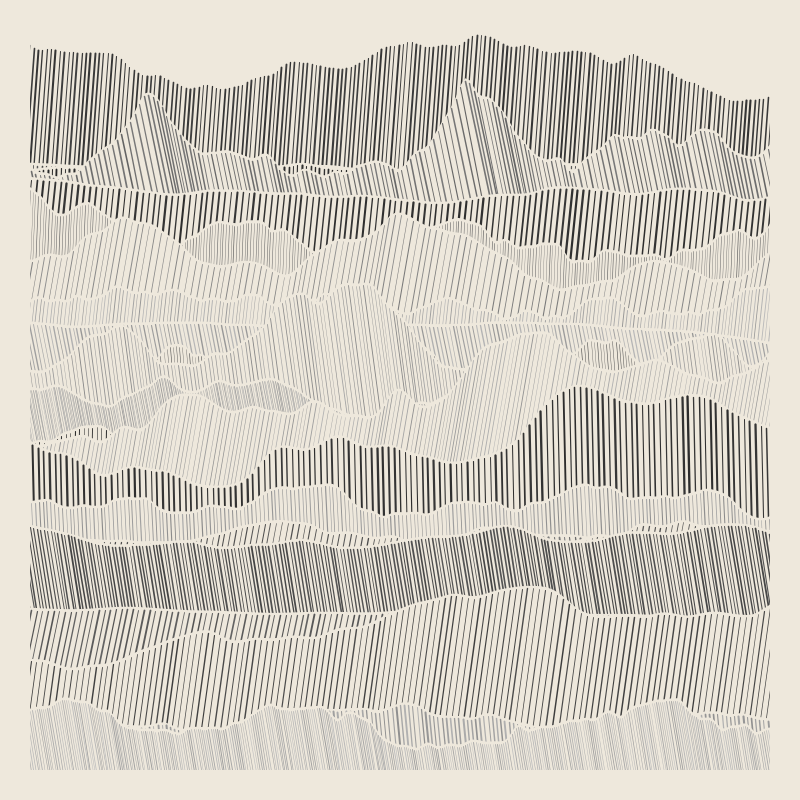
Frame 1 (no input)
Frame 60 (the mouse pressed at the canvas centre just before this capture): identical to frame 1, image omitted
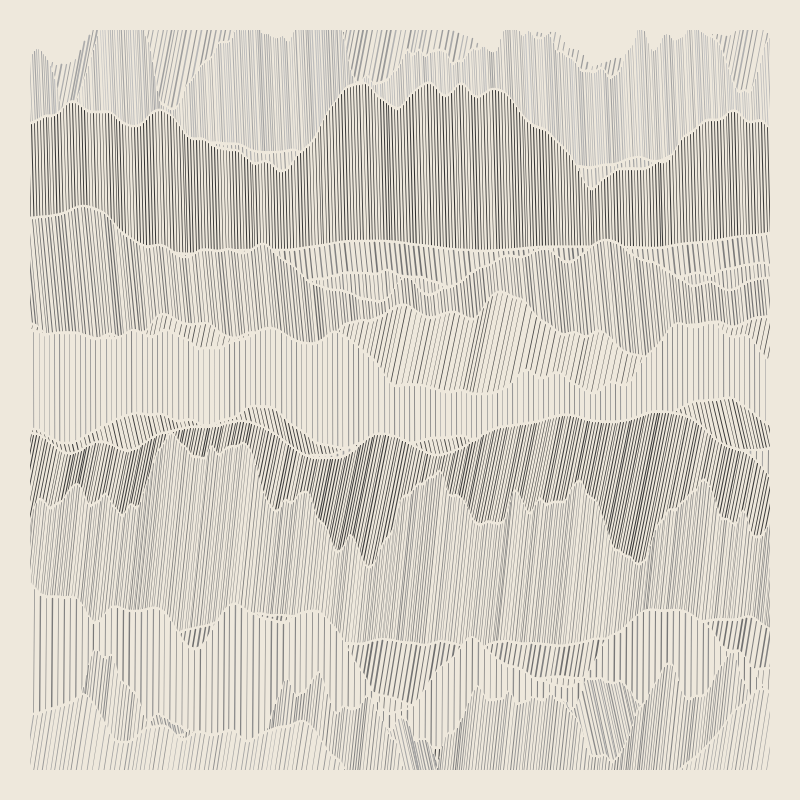
Frame 120 (the mouse held since frame 60 and released just before this capture)

The Processing sketch that drew these frames (run headless with seeded random() and noise(); from frame 60 on, the mouse is pressed at the canvas centre):

// Processing sketch: processing_147750
// ── processing_147750.pde

// http://dianalange.tumblr.com/post/84504561091/ihaveitallfiguredout-long-lost-drawing

float y = 80;
float amplitude = random (50, 80);
float steps = 3;
float timeSteps = 0.01;
float versatz = 10;
float sw = random (0.5, 2);
float strokeAlpha;
color bgColor = #eee8dc;
int margin = 30;

boolean doReDraw = true;

void setup ()
{
  size (800, 800);
  smooth();
}

void draw ()
{
  if (doReDraw == true)
  {
    background (bgColor);

    y = random (80, 150);

    while (y < height+70)
    {
      setRandomValues ();
      drawFilles();
      drawLines();

      y+= random (5, 70);
    }

    drawMargin();

    doReDraw = false;
  }
}

void setRandomValues ()
{
  noiseSeed ((int) random (100000));

  sw = random (0.5, 2);

   steps = random (sw*2, 6);
  amplitude = random (40, 250);

  timeSteps = random (0.01, 0.05);

  versatz = random (-200, 200);

  strokeAlpha = random (50, 200);
}

void mousePressed ()
{
  doReDraw = true;
}


int time ()
{
  return (year () + month() + day() +hour() + minute () + second ()+frameCount);
}

void drawFilles ()
{
  fill (bgColor);
  noStroke();

  float noiseValue;
  float x = -abs (versatz);
  float time = 0.0;

  beginShape ();

  vertex (-10, height+1);
  while (x < width )
  {
    noiseValue = y - noise (time)*amplitude;
    vertex (x, noiseValue);

    x+= steps;
    time += timeSteps;
  }
  vertex (width+10, height+1);
  endShape();
}

void drawLines ()
{
  noFill ();
  strokeWeight (sw);


  float noiseValue;
  float x = -abs (versatz);
  float time = 0.0;

  while (x < width + abs (versatz))
  {
    noiseValue = y - noise (time)*amplitude;
    strokeWeight (random (sw*0.5, sw*1.2));
    stroke (random (strokeAlpha*0.8, strokeAlpha));

    line (x, noiseValue+3, x + random (versatz*0.9, versatz), noiseValue+3+height);

    x+= steps;
    time += timeSteps;
  }
}


void drawMargin ()
{
  noStroke();
  fill (bgColor);
  rect (0, 0, width, margin);
  rect (0, height, width, -margin);
  rect (0, 0, margin, height);
  rect (width, 0, -margin, height);
}
